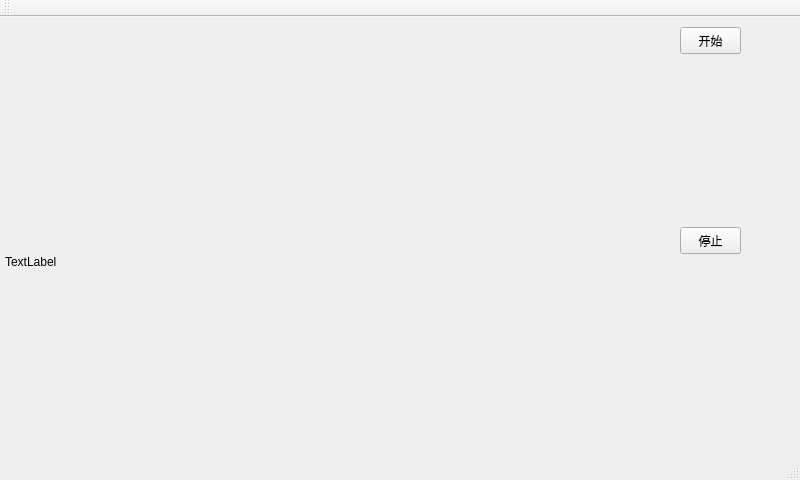
<?xml version="1.0" encoding="UTF-8"?>
<ui version="4.0">
 <class>MainWindow</class>
 <widget class="QMainWindow" name="MainWindow">
  <property name="geometry">
   <rect>
    <x>0</x>
    <y>0</y>
    <width>800</width>
    <height>480</height>
   </rect>
  </property>
  <property name="windowTitle">
   <string>MainWindow</string>
  </property>
  <widget class="QWidget" name="centralWidget">
   <widget class="QPushButton" name="pushButton">
    <property name="geometry">
     <rect>
      <x>680</x>
      <y>10</y>
      <width>61</width>
      <height>27</height>
     </rect>
    </property>
    <property name="text">
     <string>开始</string>
    </property>
   </widget>
   <widget class="QPushButton" name="pushButton_2">
    <property name="geometry">
     <rect>
      <x>680</x>
      <y>210</y>
      <width>61</width>
      <height>27</height>
     </rect>
    </property>
    <property name="text">
     <string>停止</string>
    </property>
   </widget>
   <widget class="QLabel" name="label">
    <property name="enabled">
     <bool>true</bool>
    </property>
    <property name="geometry">
     <rect>
      <x>5</x>
      <y>5</y>
      <width>640</width>
      <height>480</height>
     </rect>
    </property>
    <property name="text">
     <string>TextLabel</string>
    </property>
   </widget>
  </widget>
  <widget class="QMenuBar" name="menuBar">
   <property name="geometry">
    <rect>
     <x>0</x>
     <y>0</y>
     <width>800</width>
     <height>26</height>
    </rect>
   </property>
  </widget>
  <widget class="QToolBar" name="mainToolBar">
   <attribute name="toolBarArea">
    <enum>TopToolBarArea</enum>
   </attribute>
   <attribute name="toolBarBreak">
    <bool>false</bool>
   </attribute>
  </widget>
  <widget class="QStatusBar" name="statusBar"/>
 </widget>
 <layoutdefault spacing="6" margin="11"/>
 <resources/>
 <connections/>
</ui>
